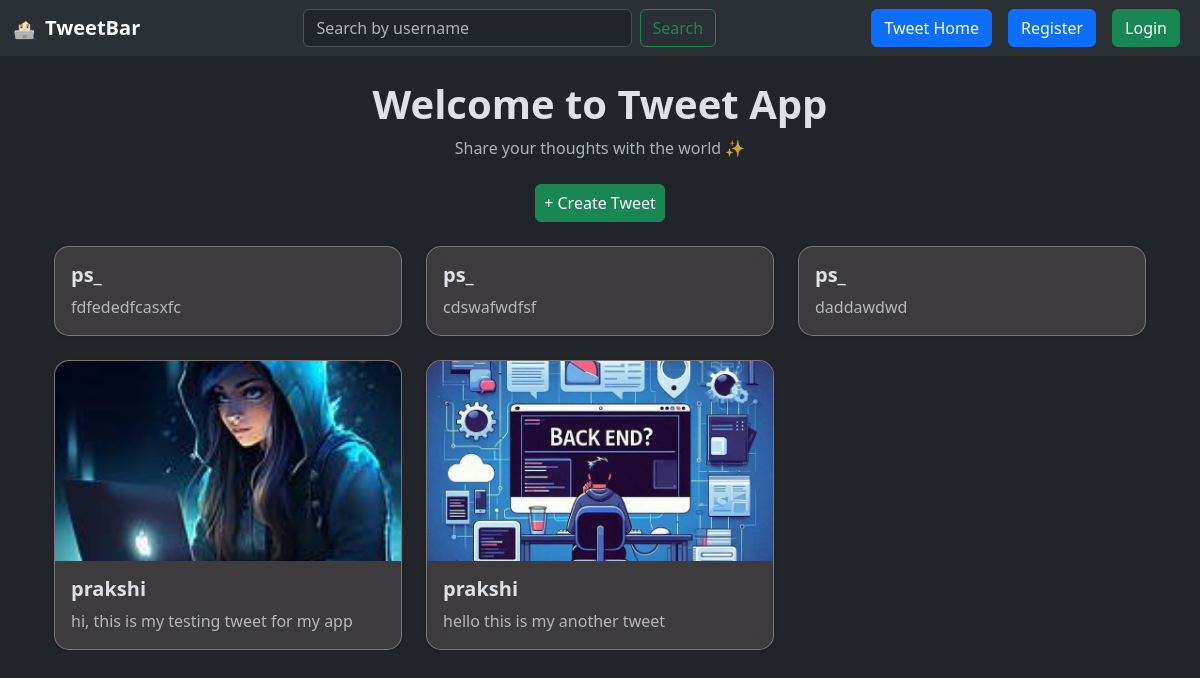
Before: / with the older database file.
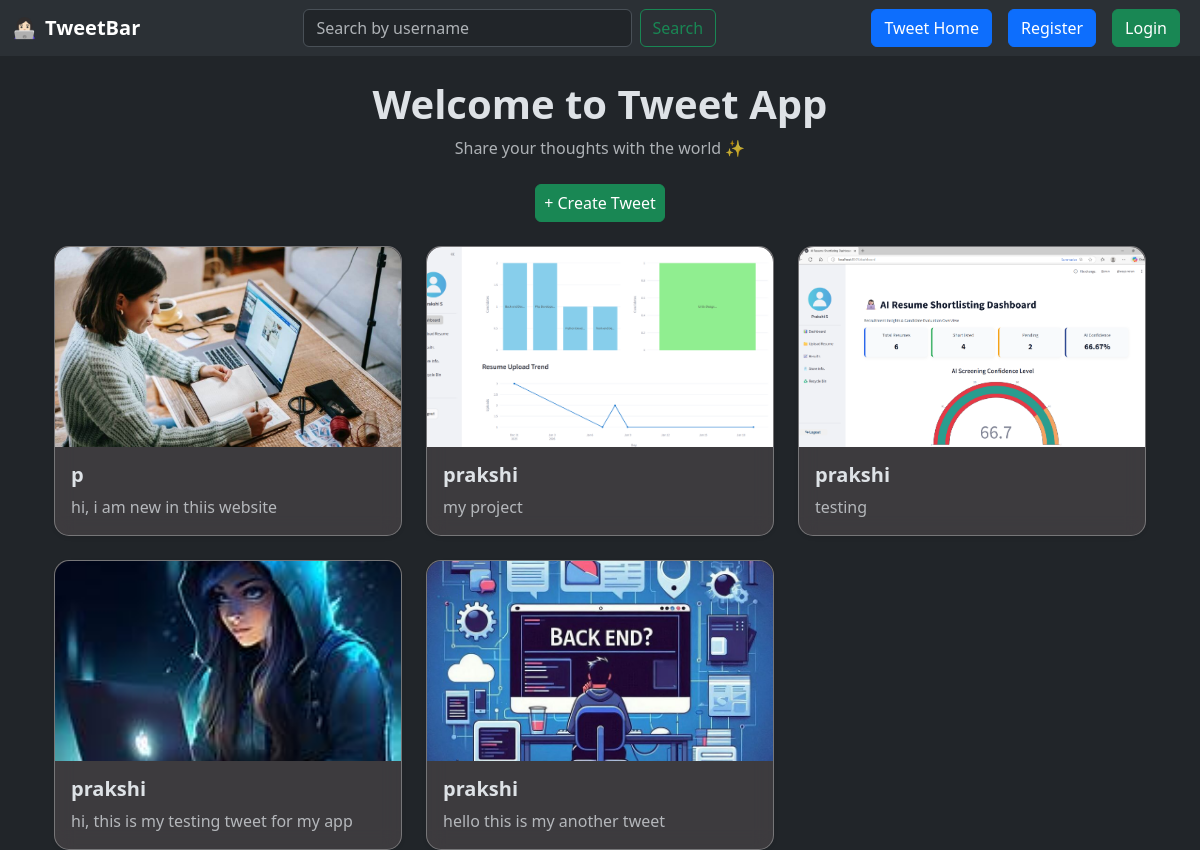
After: the same page with the newer database file.
### Tweet/models.py (models this page shows, shortened)
class Tweet(models.Model):
    user = models.ForeignKey(User, on_delete=models.CASCADE)
    text = models.TextField(max_length=500)
    photo = models.ImageField(upload_to='photos/', blank=True, null=True)
    created_at = models.DateTimeField(auto_now_add=True)
    updated_at = models.DateTimeField(auto_now=True)  # small improvement

### Tweet/views.py (the view)
# urls.py: path('', views.tweet_list, name='tweet_list'),
def tweet_list(request):
    query = request.GET.get('q')  # search term from navbar
    if query:
        tweets = Tweet.objects.filter(
            user__username__icontains=query
        ).order_by('-created_at')
    else:
        tweets = Tweet.objects.all().order_by('-created_at')
    return render(request, 'tweet_list.html', {'tweets': tweets})

### Tweet/templates/tweet_list.html (shortened to what this page needs)
{% extends "layout.html" %} {% block title %} Tweet App {% endblock %}
 {% block content %}
<div class="container text-center mt-1">
  <h1 class="fw-bold mt-4">Welcome to Tweet App</h1>
  <p class="text-muted">Share your thoughts with the world ✨</p>
  <a class="btn btn-success mt-2 px-2" href="{% url 'tweet_create' %}">
    + Create Tweet
  </a>
</div>
<div class="container mt-4">
  <div class="row g-4">
    {% for tweet in tweets %}
    <div class="col-md-4">
      <div class="card shadow-sm tweet-card">
        {% if tweet.photo %}
        <img
          src="{{ tweet.photo.url }}"
          class="card-img-top"
          style="
            height: 200px;
            object-fit: cover;
            border-top-left-radius: 15px;
            border-top-right-radius: 15px;
          "
        />
        {% endif %}
        <div class="card-body d-flex flex-column">
          <h5 class="card-title fw-semibold"> {{ tweet.user.username }}</h5>
          <p class="card-text text-muted">{{ tweet.text }}</p>
        </div>
      </div>
    </div>
    {% endfor %}
  </div>
</div>
{% endblock %}

### templates/layout.html (shortened to what this page needs)
{% load static %}
<!doctype html>
<html lang="en" data-bs-theme="dark">
  <head>
    <link
      href="https://cdn.jsdelivr.net/npm/bootstrap@5.3.8/dist/css/bootstrap.min.css"
      rel="stylesheet"
    />
  </head>
  <body>
    <nav class="navbar navbar-expand-lg bg-body-tertiary">
      <div class="container-fluid">
        <a class="navbar-brand fw-bold d-flex align-items-center">
          👩🏻‍💻 <span class="ms-2 brand-text">TweetBar</span>
        </a>
        <div class="collapse navbar-collapse" id="navbarSupportedContent">
          <form
            class="d-flex mx-auto"
            role="search"
            method="GET"
            action="{% url 'tweet_list' %}"
            style="width: 40%"
          >
            <input
              class="form-control me-2"
              type="search"
              placeholder="Search by username"
              name="q"
              value="{{ request.GET.q|default:'' }}"
            />
            <button class="btn btn-outline-success" type="submit">
              Search
            </button>
          </form>
          <div class="d-flex align-items-center">
            <a href="{% url 'tweet_list' %}" class="btn btn-primary mx-2">
              Tweet Home
            </a>
            {% if user.is_authenticated %}
            <form method="post" action="{% url 'logout' %}">
              {% csrf_token %}
              <button class="btn btn-danger mx-2" type="submit">Logout</button>
            </form>
            {% else %}
            <a href="{% url 'register' %}" class="btn btn-primary mx-2">
              Register
            </a>
            <a href="{% url 'login' %}" class="btn btn-success mx-2"> Login </a>
            {% endif %}
          </div>
        </div>
      </div>
    </nav>
    <div class="container">{% block content %} {% endblock %}</div>
  </body>
</html>

### Tweet/templates/tweet_list.html (style rules this page uses)
.tweet-card { background: rgba(175, 151, 151, 0.2); backdrop-filter: blur(10px); border-radius: 15px; border: 1px solid rgba(255, 255, 255, 0.3); transition: transform 0.3s, box-shadow 0.3s; }

Changed rows visible on the page:
removed Tweet: user.username "ps_", text "fdfededfcasxfc"
removed Tweet: user.username "ps_", text "cdswafwdfsf"
removed Tweet: user.username "ps_", text "daddawdwd"
added Tweet: photo (picture), user.username "p", text "hi, i am new in thiis website"
added Tweet: photo (picture), user.username "prakshi", text "my project"
added Tweet: photo (picture), user.username "prakshi", text "testing"
